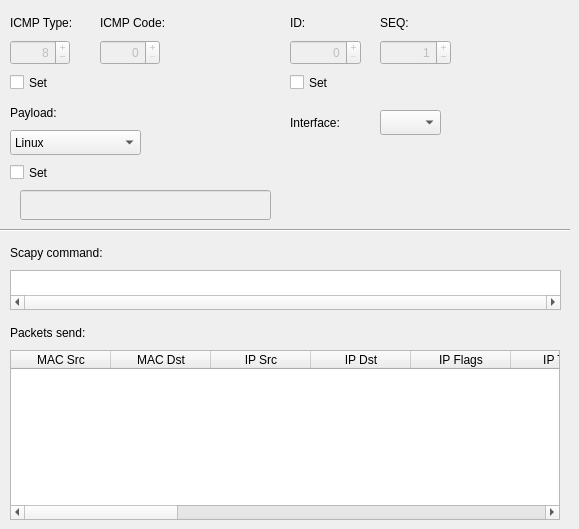
          <widget class="QWidget" name="echoRequest">
           <attribute name="title">
            <string>Echo Request</string>
           </attribute>
           <attribute name="toolTip">
            <string>ICMP echo request tab. Use it to send ICMP echo request packets.</string>
           </attribute>
           <widget class="QTextBrowser" name="icmpEchoRequestScapyCommandTextBrowser">
            <property name="geometry">
             <rect>
              <x>10</x>
              <y>270</y>
              <width>551</width>
              <height>40</height>
             </rect>
            </property>
            <property name="sizePolicy">
             <sizepolicy hsizetype="Fixed" vsizetype="Expanding">
              <horstretch>0</horstretch>
              <verstretch>0</verstretch>
             </sizepolicy>
            </property>
            <property name="toolTip">
             <string>This field displays the Scapy command used to forward a ICMP packet.</string>
            </property>
            <property name="statusTip">
             <string>This field displays the Scapy command used to forward a ICMP packet.</string>
            </property>
            <property name="frameShadow">
             <enum>QFrame::Sunken</enum>
            </property>
            <property name="verticalScrollBarPolicy">
             <enum>Qt::ScrollBarAlwaysOff</enum>
            </property>
            <property name="horizontalScrollBarPolicy">
             <enum>Qt::ScrollBarAlwaysOn</enum>
            </property>
            <property name="lineWrapMode">
             <enum>QTextEdit::NoWrap</enum>
            </property>
           </widget>
           <widget class="QLabel" name="icmpEchoRequestScapyCommandLabel">
            <property name="geometry">
             <rect>
              <x>10</x>
              <y>240</y>
              <width>150</width>
              <height>25</height>
             </rect>
            </property>
            <property name="text">
             <string>Scapy command:</string>
            </property>
           </widget>
           <widget class="QLineEdit" name="icmpEchoRequestPayloadText">
            <property name="enabled">
             <bool>false</bool>
            </property>
            <property name="geometry">
             <rect>
              <x>20</x>
              <y>190</y>
              <width>251</width>
              <height>30</height>
             </rect>
            </property>
            <property name="toolTip">
             <string>ICMP request payload field.</string>
            </property>
            <property name="statusTip">
             <string>ICMP request payload field.</string>
            </property>
           </widget>
           <widget class="QSpinBox" name="icmpEchoRequestCodeSpin">
            <property name="enabled">
             <bool>false</bool>
            </property>
            <property name="geometry">
             <rect>
              <x>100</x>
              <y>40</y>
              <width>60</width>
              <height>25</height>
             </rect>
            </property>
            <property name="toolTip">
             <string>&lt;html&gt;&lt;head/&gt;&lt;body&gt;&lt;p&gt;If this spin box is enabled, it can be used to set ICMP code. The default value is to 0.&lt;/p&gt;&lt;/body&gt;&lt;/html&gt;</string>
            </property>
            <property name="statusTip">
             <string>If this spin box is enabled, it can be used to set ICMP code.</string>
            </property>
            <property name="alignment">
             <set>Qt::AlignRight|Qt::AlignTrailing|Qt::AlignVCenter</set>
            </property>
            <property name="buttonSymbols">
             <enum>QAbstractSpinBox::PlusMinus</enum>
            </property>
            <property name="accelerated">
             <bool>true</bool>
            </property>
            <property name="maximum">
             <number>255</number>
            </property>
           </widget>
           <widget class="QLabel" name="icmpEchoRequestCodeLabel">
            <property name="geometry">
             <rect>
              <x>100</x>
              <y>10</y>
              <width>90</width>
              <height>25</height>
             </rect>
            </property>
            <property name="text">
             <string>ICMP Code:</string>
            </property>
           </widget>
           <widget class="QSpinBox" name="icmpEchoRequestTypeSpin">
            <property name="enabled">
             <bool>false</bool>
            </property>
            <property name="geometry">
             <rect>
              <x>10</x>
              <y>40</y>
              <width>60</width>
              <height>25</height>
             </rect>
            </property>
            <property name="toolTip">
             <string>&lt;html&gt;&lt;head/&gt;&lt;body&gt;&lt;p&gt;If this spin box is enabled, it can be used to set ICMP type. The default value is set to 8.&lt;/p&gt;&lt;/body&gt;&lt;/html&gt;</string>
            </property>
            <property name="statusTip">
             <string>If this spin box is enabled, it can be used to set ICMP type.</string>
            </property>
            <property name="whatsThis">
             <string/>
            </property>
            <property name="alignment">
             <set>Qt::AlignRight|Qt::AlignTrailing|Qt::AlignVCenter</set>
            </property>
            <property name="buttonSymbols">
             <enum>QAbstractSpinBox::PlusMinus</enum>
            </property>
            <property name="accelerated">
             <bool>true</bool>
            </property>
            <property name="maximum">
             <number>255</number>
            </property>
            <property name="value">
             <number>8</number>
            </property>
           </widget>
           <widget class="QLabel" name="icmpEchoRequestTypeLabel">
            <property name="geometry">
             <rect>
              <x>10</x>
              <y>10</y>
              <width>90</width>
              <height>25</height>
             </rect>
            </property>
            <property name="text">
             <string>ICMP Type:</string>
            </property>
           </widget>
           <widget class="QComboBox" name="icmpEchoRequestPayloadCombo">
            <property name="geometry">
             <rect>
              <x>10</x>
              <y>130</y>
              <width>131</width>
              <height>25</height>
             </rect>
            </property>
            <property name="toolTip">
             <string>&lt;html&gt;&lt;head/&gt;&lt;body&gt;&lt;p&gt;This drop down menu can be use to choose payload. The Linux or Windows payload can be selected.&lt;/p&gt;&lt;/body&gt;&lt;/html&gt;</string>
            </property>
            <property name="statusTip">
             <string>This drop down menu can be use to choose payload.</string>
            </property>
            <item>
             <property name="text">
              <string>Linux</string>
             </property>
            </item>
            <item>
             <property name="text">
              <string>Windows</string>
             </property>
            </item>
           </widget>
           <widget class="QLabel" name="icmpEchoRequestPayloadLabel">
            <property name="geometry">
             <rect>
              <x>10</x>
              <y>100</y>
              <width>161</width>
              <height>25</height>
             </rect>
            </property>
            <property name="text">
             <string>Payload:</string>
            </property>
           </widget>
           <widget class="QLabel" name="icmpEchoRequestIDLabel">
            <property name="geometry">
             <rect>
              <x>290</x>
              <y>10</y>
              <width>51</width>
              <height>25</height>
             </rect>
            </property>
            <property name="toolTip">
             <string/>
            </property>
            <property name="statusTip">
             <string/>
            </property>
            <property name="text">
             <string>ID:</string>
            </property>
           </widget>
           <widget class="QLabel" name="icmpEchoRequestSeqLabel">
            <property name="geometry">
             <rect>
              <x>380</x>
              <y>10</y>
              <width>90</width>
              <height>25</height>
             </rect>
            </property>
            <property name="text">
             <string>SEQ:</string>
            </property>
           </widget>
           <widget class="QSpinBox" name="icmpEchoRequestIDSpinBox">
            <property name="enabled">
             <bool>false</bool>
            </property>
            <property name="geometry">
             <rect>
              <x>290</x>
              <y>40</y>
              <width>71</width>
              <height>25</height>
             </rect>
            </property>
            <property name="toolTip">
             <string>&lt;html&gt;&lt;head/&gt;&lt;body&gt;&lt;p&gt;If this spin box is enabled, it can be used to set ICMP identifier number value. The default is randomly generated. &lt;/p&gt;&lt;/body&gt;&lt;/html&gt;</string>
            </property>
            <property name="statusTip">
             <string>If this spin box is enabled, it can be used to set ICMP identifier number value.</string>
            </property>
            <property name="alignment">
             <set>Qt::AlignRight|Qt::AlignTrailing|Qt::AlignVCenter</set>
            </property>
            <property name="buttonSymbols">
             <enum>QAbstractSpinBox::PlusMinus</enum>
            </property>
            <property name="accelerated">
             <bool>true</bool>
            </property>
            <property name="maximum">
             <number>65535</number>
            </property>
            <property name="value">
             <number>0</number>
            </property>
           </widget>
           <widget class="QSpinBox" name="icmpEchoRequestSeqSpinBox">
            <property name="enabled">
             <bool>false</bool>
            </property>
            <property name="geometry">
             <rect>
              <x>380</x>
              <y>40</y>
              <width>71</width>
              <height>25</height>
             </rect>
            </property>
            <property name="toolTip">
             <string>&lt;html&gt;&lt;head/&gt;&lt;body&gt;&lt;p&gt;If this spin box is enabled, it can be used to set ICMP sequence number value. The default value is set to 1&lt;/p&gt;&lt;/body&gt;&lt;/html&gt;</string>
            </property>
            <property name="statusTip">
             <string>If this spin box is enabled, it can be used to set ICMP sequence number value.</string>
            </property>
            <property name="alignment">
             <set>Qt::AlignRight|Qt::AlignTrailing|Qt::AlignVCenter</set>
            </property>
            <property name="buttonSymbols">
             <enum>QAbstractSpinBox::PlusMinus</enum>
            </property>
            <property name="accelerated">
             <bool>true</bool>
            </property>
            <property name="maximum">
             <number>65535</number>
            </property>
            <property name="value">
             <number>1</number>
            </property>
           </widget>
           <widget class="QCheckBox" name="icmpEchoRequestSetIdSeq">
            <property name="geometry">
             <rect>
              <x>290</x>
              <y>70</y>
              <width>61</width>
              <height>25</height>
             </rect>
            </property>
            <property name="toolTip">
             <string>&lt;html&gt;&lt;head/&gt;&lt;body&gt;&lt;p&gt;This checkbox is used to enable or disable ID and SEQ spin boxes.&lt;/p&gt;&lt;/body&gt;&lt;/html&gt;</string>
            </property>
            <property name="statusTip">
             <string>This checkbox is used to enable or disable ID and SEQ spin boxes.</string>
            </property>
            <property name="text">
             <string>Set</string>
            </property>
           </widget>
           <widget class="QCheckBox" name="icmpEchoRequestSetTypeCode">
            <property name="geometry">
             <rect>
              <x>10</x>
              <y>70</y>
              <width>61</width>
              <height>25</height>
             </rect>
            </property>
            <property name="toolTip">
             <string>&lt;html&gt;&lt;head/&gt;&lt;body&gt;&lt;p&gt;This checkbox is used to enable or disable ICMP Type and Code spin boxes.&lt;/p&gt;&lt;/body&gt;&lt;/html&gt;</string>
            </property>
            <property name="statusTip">
             <string>This checkbox is used to enable or disable ICMP Type and Code spin boxes.</string>
            </property>
            <property name="text">
             <string>Set</string>
            </property>
           </widget>
           <widget class="QLabel" name="icmpEchoRequestInterfaceLabel">
            <property name="geometry">
             <rect>
              <x>290</x>
              <y>110</y>
              <width>71</width>
              <height>25</height>
             </rect>
            </property>
            <property name="text">
             <string>Interface:</string>
            </property>
           </widget>
           <widget class="QCheckBox" name="icmpEchoRequestPayloadSet">
            <property name="geometry">
             <rect>
              <x>10</x>
              <y>160</y>
              <width>61</width>
              <height>25</height>
             </rect>
            </property>
            <property name="toolTip">
             <string>&lt;html&gt;&lt;head/&gt;&lt;body&gt;&lt;p&gt;This checkbox is used to enable or disable payload field. The ICMP echo request payload can can be manually entered here.&lt;/p&gt;&lt;/body&gt;&lt;/html&gt;</string>
            </property>
            <property name="statusTip">
             <string>This checkbox is used to enable or disable payload field.</string>
            </property>
            <property name="text">
             <string>Set</string>
            </property>
           </widget>
           <widget class="QComboBox" name="icmpEchoRequestInterface">
            <property name="geometry">
             <rect>
              <x>380</x>
              <y>110</y>
              <width>61</width>
              <height>25</height>
             </rect>
            </property>
            <property name="toolTip">
             <string>&lt;html&gt;&lt;head/&gt;&lt;body&gt;&lt;p&gt;This drop down menu allows the user to choose an interface on which packet will be sent.&lt;/p&gt;&lt;/body&gt;&lt;/html&gt;</string>
            </property>
            <property name="statusTip">
             <string>This drop down menu allows the user to choose an interface on which packet will be sent.</string>
            </property>
           </widget>
           <widget class="Line" name="icmpEchoRequestLine">
            <property name="geometry">
             <rect>
              <x>0</x>
              <y>220</y>
              <width>570</width>
              <height>20</height>
             </rect>
            </property>
            <property name="orientation">
             <enum>Qt::Horizontal</enum>
            </property>
           </widget>
           <widget class="QLabel" name="icmpEchoRequestTableLabel">
            <property name="geometry">
             <rect>
              <x>10</x>
              <y>320</y>
              <width>150</width>
              <height>25</height>
             </rect>
            </property>
            <property name="text">
             <string>Packets send:</string>
            </property>
           </widget>
           <widget class="QTableWidget" name="icmpEchoRequestTable">
            <property name="geometry">
             <rect>
              <x>10</x>
              <y>350</y>
              <width>550</width>
              <height>170</height>
             </rect>
            </property>
            <property name="toolTip">
             <string>This table contains the details of ICMP packets sent. </string>
            </property>
            <property name="statusTip">
             <string>This table contains the details of ICMP packets sent.</string>
            </property>
            <property name="alternatingRowColors">
             <bool>true</bool>
            </property>
            <column>
             <property name="text">
              <string>MAC Src</string>
             </property>
             <property name="textAlignment">
              <set>AlignHCenter|AlignVCenter|AlignCenter</set>
             </property>
            </column>
            <column>
             <property name="text">
              <string>MAC Dst</string>
             </property>
             <property name="textAlignment">
              <set>AlignHCenter|AlignVCenter|AlignCenter</set>
             </property>
            </column>
            <column>
             <property name="text">
              <string>IP Src</string>
             </property>
             <property name="textAlignment">
              <set>AlignHCenter|AlignVCenter|AlignCenter</set>
             </property>
            </column>
            <column>
             <property name="text">
              <string>IP Dst</string>
             </property>
             <property name="textAlignment">
              <set>AlignHCenter|AlignVCenter|AlignCenter</set>
             </property>
            </column>
            <column>
             <property name="text">
              <string>IP Flags</string>
             </property>
             <property name="textAlignment">
              <set>AlignHCenter|AlignVCenter|AlignCenter</set>
             </property>
            </column>
            <column>
             <property name="text">
              <string>IP TTL</string>
             </property>
             <property name="textAlignment">
              <set>AlignHCenter|AlignVCenter|AlignCenter</set>
             </property>
            </column>
            <column>
             <property name="text">
              <string>IP ID</string>
             </property>
             <property name="textAlignment">
              <set>AlignHCenter|AlignVCenter|AlignCenter</set>
             </property>
            </column>
            <column>
             <property name="text">
              <string>IP Version</string>
             </property>
             <property name="textAlignment">
              <set>AlignHCenter|AlignVCenter|AlignCenter</set>
             </property>
            </column>
            <column>
             <property name="text">
              <string>Frag Offset</string>
             </property>
             <property name="textAlignment">
              <set>AlignHCenter|AlignVCenter|AlignCenter</set>
             </property>
            </column>
            <column>
             <property name="text">
              <string>IP ToS</string>
             </property>
             <property name="textAlignment">
              <set>AlignHCenter|AlignVCenter|AlignCenter</set>
             </property>
            </column>
            <column>
             <property name="text">
              <string>IP Protocol</string>
             </property>
             <property name="textAlignment">
              <set>AlignHCenter|AlignVCenter|AlignCenter</set>
             </property>
            </column>
            <column>
             <property name="text">
              <string>ICMP Type</string>
             </property>
             <property name="textAlignment">
              <set>AlignHCenter|AlignVCenter|AlignCenter</set>
             </property>
            </column>
            <column>
             <property name="text">
              <string>ICMP Code</string>
             </property>
             <property name="textAlignment">
              <set>AlignHCenter|AlignVCenter|AlignCenter</set>
             </property>
            </column>
            <column>
             <property name="text">
              <string>ICMP Seq</string>
             </property>
             <property name="textAlignment">
              <set>AlignHCenter|AlignVCenter|AlignCenter</set>
             </property>
            </column>
            <column>
             <property name="text">
              <string>ICMP ID</string>
             </property>
             <property name="textAlignment">
              <set>AlignHCenter|AlignVCenter|AlignCenter</set>
             </property>
            </column>
            <column>
             <property name="text">
              <string>Payload</string>
             </property>
             <property name="textAlignment">
              <set>AlignHCenter|AlignVCenter|AlignCenter</set>
             </property>
            </column>
            <column>
             <property name="text">
              <string>Interface</string>
             </property>
             <property name="textAlignment">
              <set>AlignHCenter|AlignVCenter|AlignCenter</set>
             </property>
            </column>
           </widget>
          </widget>
